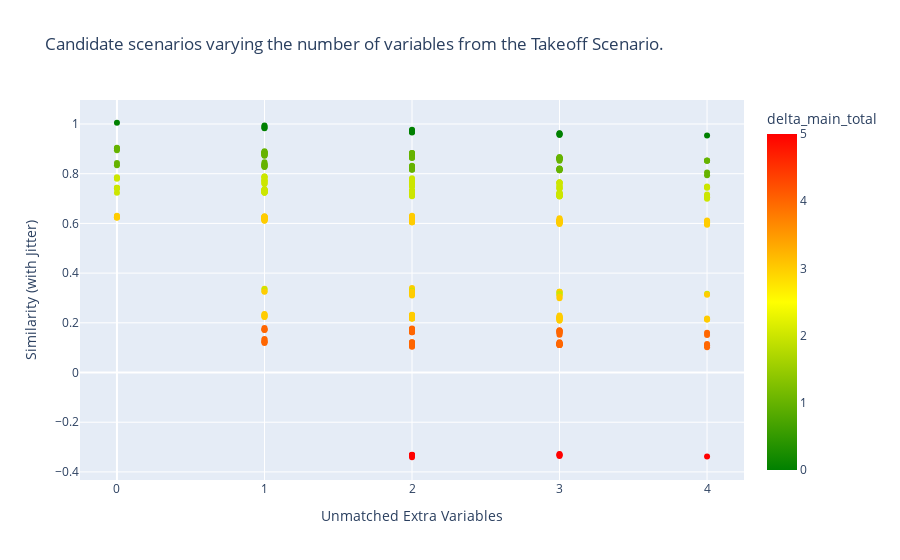

The cell this chart's notebook holds for it:
### Code cell
import plotly.express as px
import numpy as np

# Criando um jitter nos valores de 'Scenario Similarity' para espalhar os pontos
df['Scenario Similarity Jitter'] = df['Scenario Similarity'] + np.random.normal(0, 0.005, size=len(df))

# Criando o scatter plot com jitter
fig = px.scatter(
    df,
    x='Count_Extra_Var',
    y='Scenario Similarity Jitter',  # Usando a coluna com jitter
    color='delta_main_total',
    title='Candidate scenarios varying the number of variables from the Takeoff Scenario.',
    labels={
        'Count_Extra_Var': 'Unmatched Extra Variables',
        'Scenario Similarity Jitter': 'Similarity (with Jitter)'
    },
    hover_data=['Count_Extra_Var'],
    color_continuous_scale=['green', 'yellow', 'red']
)

# Ajusta a posição do texto
fig.update_traces(textposition='top center')

# Ajusta os eixos para exibir apenas valores existentes
fig.update_xaxes(
    tickmode='array',
    tickvals=df['Count_Extra_Var'].unique()
)
fig.update_yaxes(
    tickmode='auto'
)

# Exibindo o gráfico
fig.show()

### Figure 1 — Plotly figure (JSON) as saved in the notebook; plotly's stock layout.template omitted (floating-point values rounded to 4 significant figures; data arrays with more than 128 entries replaced by an {"elided": "..."} marker saying what was removed)
{"data": [{"hovertemplate": "Unmatched Extra Variables=%{x}<br>Similarity (with Jitter)=%{y}<br>delta_main_total=%{marker.color}<extra></extra>", "legendgroup": "", "marker": {"color": {"elided": "465 int values"}, "coloraxis": "coloraxis", "symbol": "circle"}, "mode": "markers", "name": "", "orientation": "v", "showlegend": false, "textposition": "top center", "type": "scatter", "x": {"elided": "465 int values"}, "xaxis": "x", "y": {"elided": "465 float values"}, "yaxis": "y"}], "layout": {"coloraxis": {"colorbar": {"title": {"text": "delta_main_total"}}, "colorscale": [[0, "green"], [0.5, "yellow"], [1, "red"]]}, "legend": {"tracegroupgap": 0}, "title": {"text": "Candidate scenarios varying the number of variables from the Takeoff Scenario."}, "xaxis": {"anchor": "y", "domain": [0, 1], "tickmode": "array", "tickvals": [0, 1, 2, 3, 4], "title": {"text": "Unmatched Extra Variables"}}, "yaxis": {"anchor": "x", "domain": [0, 1], "tickmode": "auto", "title": {"text": "Similarity (with Jitter)"}}}}
